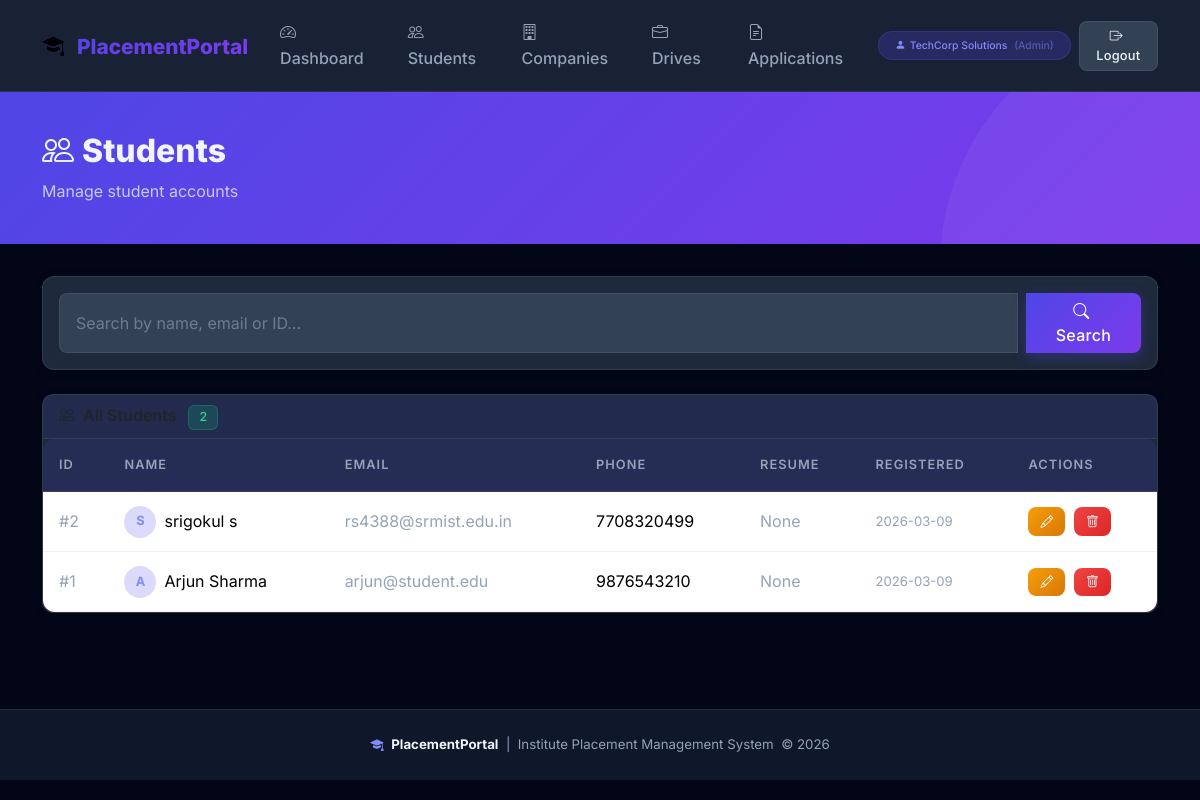
/admin/students (signed in), run on the app's committed database.
### tables this page shows
CREATE TABLE students (
                id              INTEGER PRIMARY KEY AUTOINCREMENT,
                name            TEXT    NOT NULL,
                email           TEXT    NOT NULL UNIQUE,
                password        TEXT    NOT NULL,
                phone           TEXT,
                resume_filename TEXT,
                is_active       INTEGER NOT NULL DEFAULT 1,
                created_at      TEXT    NOT NULL DEFAULT (datetime('now'))
            );

### app.py (the view)
@app.route('/admin/students')
@login_required_admin
def admin_students():
    q = request.args.get('q', '').strip()
    if q:
        students = query_db(
            "SELECT * FROM students WHERE name LIKE ? OR email LIKE ? OR CAST(id AS TEXT) LIKE ? ORDER BY created_at DESC",
            [f'%{q}%', f'%{q}%', f'%{q}%']
        )
    else:
        students = query_db("SELECT * FROM students ORDER BY created_at DESC")
    return render_template('admin/students.html', students=students, q=q)

### app.py (called while the page is built)
def get_db():
    if 'db' not in g:
        g.db = sqlite3.connect(DATABASE)
        g.db.row_factory = sqlite3.Row
        g.db.execute("PRAGMA foreign_keys = ON")
    return g.db

def query_db(query, args=(), one=False):
    cur = get_db().execute(query, args)
    rv = cur.fetchall()
    cur.close()
    return (rv[0] if rv else None) if one else rv

def login_required(role):
    def decorator(f):
        @wraps(f)
        def decorated(*args, **kwargs):
            if session.get('role') != role:
                flash('Please log in to access that page.', 'warning')
                return redirect(url_for('login'))
            return f(*args, **kwargs)
        return decorated
    return decorator

@app.context_processor
def inject_now():
    return {'now': datetime.now()}

### templates/admin/students.html (shortened to what this page needs)
{% extends "base.html" %}
{% block content %}
<div class="page-header">
  <div class="container">
    <h1><i class="bi bi-people me-2"></i>Students</h1>
    <p class="mb-0 opacity-75">Manage student accounts</p>
  </div>
</div>
<div class="container pb-5">
  <div class="card mb-4">
    <div class="card-body">
      <form method="GET" action="{{ url_for('admin_students') }}" class="d-flex gap-2 search-bar">
        <input type="text" name="q" class="form-control" placeholder="Search by name, email or ID…"
               value="{{ q or '' }}"/>
        <button type="submit" class="btn btn-primary px-4"><i class="bi bi-search me-1"></i>Search</button>
      </form>
    </div>
  </div>
  <div class="card">
    <div class="card-header">
      <i class="bi bi-people me-2"></i>All Students
      <span class="badge badge-approved ms-2">{{ students|length }}</span>
    </div>
    <div class="card-body p-0">
      {% if students %}
      <div class="table-responsive">
        <table class="table mb-0">
          <thead>
            <tr>
              <th>ID</th><th>Name</th><th>Email</th><th>Phone</th>
              <th>Resume</th><th>Registered</th><th>Actions</th>
            </tr>
          </thead>
          <tbody>
            {% for s in students %}
            <tr>
              <td style="color:var(--text-secondary);">#{{ s.id }}</td>
              <td class="fw-600">
                <div class="d-flex align-items-center gap-2">
                  <div class="avatar avatar-primary" style="width:32px;height:32px;font-size:0.8rem;">
                    {{ s.name[0].upper() }}
                  </div>
                  {{ s.name }}
                </div>
              </td>
              <td style="color:var(--text-secondary);">{{ s.email }}</td>
              <td>{{ s.phone or '—' }}</td>
              <td>
                {% if s.resume_filename %}
                  <a href="{{ url_for('static', filename='uploads/' + s.resume_filename) }}"
                     target="_blank" class="btn btn-sm btn-outline-primary">
                    <i class="bi bi-file-earmark-pdf me-1"></i>View
                  </a>
                {% else %}<span style="color:var(--text-secondary);">None</span>{% endif %}
              </td>
              <td style="color:var(--text-secondary);font-size:0.82rem;">
                {{ s.created_at[:10] if s.created_at else '—' }}
              </td>
              <td>
                <a href="{{ url_for('admin_edit_student', sid=s.id) }}"
                   class="btn btn-sm btn-warning me-1"><i class="bi bi-pencil"></i></a>
                <form method="POST" action="{{ url_for('admin_delete_student', sid=s.id) }}"
                      class="d-inline" onsubmit="return confirm('Delete this student?')">
                  <button type="submit" class="btn btn-sm btn-danger"><i class="bi bi-trash"></i></button>
                </form>
              </td>
            </tr>
            {% endfor %}
          </tbody>
        </table>
      </div>
      {% else %}
      <div class="empty-state">
        <div class="empty-icon"><i class="bi bi-people"></i></div>
        <p>No students found{% if q %} for "{{ q }}"{% endif %}.</p>
      </div>
      {% endif %}
    </div>
  </div>
</div>
{% endblock %}

### templates/base.html (shortened to what this page needs)
<!DOCTYPE html>
<html lang="en">
<head>
  <link rel="stylesheet" href="https://cdn.jsdelivr.net/npm/bootstrap@5.3.2/dist/css/bootstrap.min.css"/>
  <link rel="stylesheet" href="https://cdn.jsdelivr.net/npm/bootstrap-icons@1.11.3/font/bootstrap-icons.css"/>
  <link rel="stylesheet" href="{{ url_for('static', filename='css/style.css') }}"/>
</head>
<body>
{% if session.role %}
<nav class="navbar navbar-expand-lg sticky-top">
  <div class="container">
    <a class="navbar-brand" href="{{ url_for('index') }}">
      <i class="bi bi-mortarboard-fill me-2" style="font-size:1.4rem;-webkit-text-fill-color:initial;"></i>
      PlacementPortal
    </a>
    <div class="collapse navbar-collapse" id="navMain">
      <ul class="navbar-nav ms-auto align-items-lg-center gap-1">
        {% if session.role == 'admin' %}
          <li class="nav-item"><a class="nav-link" href="{{ url_for('admin_dashboard') }}"><i class="bi bi-speedometer2 me-1"></i>Dashboard</a></li>
          <li class="nav-item"><a class="nav-link" href="{{ url_for('admin_students') }}"><i class="bi bi-people me-1"></i>Students</a></li>
          <li class="nav-item"><a class="nav-link" href="{{ url_for('admin_companies') }}"><i class="bi bi-building me-1"></i>Companies</a></li>
          <li class="nav-item"><a class="nav-link" href="{{ url_for('admin_drives') }}"><i class="bi bi-briefcase me-1"></i>Drives</a></li>
          <li class="nav-item"><a class="nav-link" href="{{ url_for('admin_applications') }}"><i class="bi bi-file-earmark-text me-1"></i>Applications</a></li>
        {% elif session.role == 'company' %}
          <li class="nav-item"><a class="nav-link" href="{{ url_for('company_dashboard') }}"><i class="bi bi-speedometer2 me-1"></i>Dashboard</a></li>
          <li class="nav-item"><a class="nav-link" href="{{ url_for('company_create_drive') }}"><i class="bi bi-plus-circle me-1"></i>New Drive</a></li>
        {% elif session.role == 'student' %}
          <li class="nav-item"><a class="nav-link" href="{{ url_for('student_dashboard') }}"><i class="bi bi-speedometer2 me-1"></i>Dashboard</a></li>
          <li class="nav-item"><a class="nav-link" href="{{ url_for('student_profile') }}"><i class="bi bi-person-circle me-1"></i>Profile</a></li>
        {% endif %}
        <li class="nav-item ms-2">
          <span class="badge rounded-pill px-3 py-2" style="background:rgba(79,70,229,0.25);color:#818cf8;border:1px solid rgba(79,70,229,0.3);">
            <i class="bi bi-person-fill me-1"></i>{{ session.user_name }}
            <span class="ms-1 opacity-50">({{ session.role|capitalize }})</span>
          </span>
        </li>
        <li class="nav-item">
          <a class="btn btn-sm btn-secondary ms-1" href="{{ url_for('logout') }}">
            <i class="bi bi-box-arrow-right me-1"></i>Logout
          </a>
        </li>
      </ul>
    </div>
  </div>
</nav>
{% endif %}
{% block content %}{% endblock %}
{% if session.role %}
<footer class="mt-5 py-4" style="border-top:1px solid var(--border);background:var(--dark);">
  <div class="container text-center" style="color:var(--text-secondary);font-size:0.83rem;">
    <i class="bi bi-mortarboard-fill me-1" style="color:var(--primary-light);"></i>
    <strong style="color:var(--text-primary);">PlacementPortal</strong> &nbsp;|&nbsp;
    Institute Placement Management System &nbsp;&copy; {{ now.year }}
  </div>
</footer>
{% endif %}
</body>
</html>

### static/css/style.css (style rules this page uses)
:root { --primary: #4f46e5; --primary-dark: #3730a3; --primary-light: #818cf8; --secondary: #7c3aed; --accent: #06b6d4; --success: #10b981; --warning: #f59e0b; --danger: #ef4444; --dark: #0f172a; --darker: #020617; --surface: #1e293b; --surface-2: #334155; --text-primary: #f1f5f9; --text-secondary: #94a3b8; --border: rgba(148, 163, 184, 0.15); --glass: rgba(30, 41, 59, 0.85); --gradient-primary: linear-gradient(135deg, #4f46e5 0%, #7c3aed 100%); --gradient-accent: linear-gradient(135deg, #06b6d4 0%, #4f46e5 100%); --gradient-success: linear-gradient(135deg, #10b981 0%, #06b6d4 100%); --shadow-sm: 0 2px 8px rgba(0,0,0,0.3); --shadow-md: 0 8px 24px rgba(0,0,0,0.4); --shadow-lg: 0 16px 48px rgba(0,0,0,0.5); --radius: 12px; --radius-lg: 20px; }
* { box-sizing: border-box; }
body { font-family: 'Inter', sans-serif; background-color: var(--darker); color: var(--text-primary); min-height: 100vh; line-height: 1.6; }
.navbar { background: var(--glass) !important; backdrop-filter: blur(20px); border-bottom: 1px solid var(--border); padding: 0.75rem 0; }
.navbar-brand { font-weight: 800; font-size: 1.3rem; background: var(--gradient-primary); -webkit-background-clip: text; -webkit-text-fill-color: transparent; background-clip: text; }
.nav-link { color: var(--text-secondary) !important; font-weight: 500; transition: color 0.2s; padding: 0.5rem 1rem !important; border-radius: 8px; }
.nav-item .badge { font-size: 0.65rem; }
.page-header { background: var(--gradient-primary); padding: 2.5rem 0; margin-bottom: 2rem; position: relative; overflow: hidden; }
.page-header::before { content: ''; position: absolute; top: -50%; right: -20%; width: 500px; height: 500px; background: rgba(255,255,255,0.05); border-radius: 50%; }
.page-header h1 { font-weight: 800; font-size: 2rem; }
.page-header p { opacity: 0.85; }
.card { background: var(--surface) !important; border: 1px solid var(--border) !important; border-radius: var(--radius) !important; box-shadow: var(--shadow-sm); transition: transform 0.25s, box-shadow 0.25s; }
.card-header { background: rgba(79,70,229,0.1) !important; border-bottom: 1px solid var(--border) !important; font-weight: 600; }
.form-control, .form-select { background: var(--surface-2) !important; border: 1px solid var(--border) !important; color: var(--text-primary) !important; border-radius: 8px !important; padding: 0.6rem 1rem; transition: border-color 0.2s, box-shadow 0.2s; }
.form-control::placeholder { color: var(--text-secondary) !important; opacity: 0.6; }
.btn { font-weight: 500; border-radius: 8px !important; transition: all 0.2s; letter-spacing: 0.02em; }
.btn-primary { background: var(--gradient-primary) !important; border: 0 !important; box-shadow: 0 4px 14px rgba(79,70,229,0.35); }
.btn-danger { background: linear-gradient(135deg, #ef4444, #dc2626) !important; border: 0 !important; }
.btn-warning { background: linear-gradient(135deg, #f59e0b, #d97706) !important; border: 0 !important; color:#fff !important; }
.btn-secondary { background: var(--surface-2) !important; border: 1px solid var(--border) !important; color: var(--text-primary) !important; }
.btn-sm { font-size: 0.8rem; padding: 0.3rem 0.75rem; }
.table { color: var(--text-primary) !important; border-color: var(--border) !important; margin-bottom: 0; }
.table thead th { background: rgba(79,70,229,0.15) !important; border-color: var(--border) !important; font-weight: 600; font-size: 0.8rem; text-transform: uppercase; letter-spacing: 0.08em; color: var(--text-secondary) !important; padding: 1rem; }
.table tbody td { border-color: var(--border) !important; padding: 0.85rem 1rem; vertical-align: middle; }
.table tbody tr { transition: background 0.15s; }
.table-responsive { border-radius: var(--radius); overflow: hidden; }
.badge { font-weight: 500; padding: 0.4em 0.8em; border-radius: 6px; font-size: 0.78rem; }
.badge-approved { background: rgba(16,185,129,0.2); color: #34d399; border: 1px solid rgba(16,185,129,0.3); }
.avatar { width: 42px; height: 42px; border-radius: 50%; display: flex; align-items: center; justify-content: center; font-weight: 700; font-size: 1rem; flex-shrink: 0; }
.avatar-primary { background: rgba(79,70,229,0.2); color: var(--primary-light); }
.search-bar .form-control { border-radius: 8px 0 0 8px !important; }
.search-bar .btn { border-radius: 0 8px 8px 0 !important; }

### data on the page
students: id "2", name "S", name "srigokul s", email "rs4388@srmist.edu.in", phone "7708320499", created_at "2026-03-09"
students: id "1", name "A", name "Arjun Sharma", email "arjun@student.edu", phone "9876543210", created_at "2026-03-09"

### other printed values
{{ session.user_name }} "TechCorp Solutions"
{{ session.role|capitalize }} "Admin"
{{ students|length }} "2"
